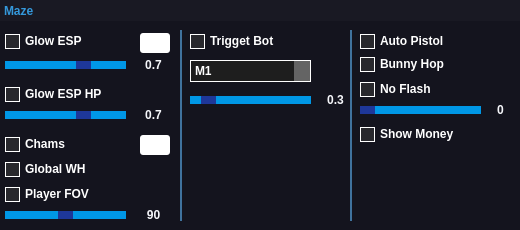
<?xml version="1.0" encoding="UTF-8"?>
<ui version="4.0">
 <class>Form</class>
 <widget class="QWidget" name="Form">
  <property name="geometry">
   <rect>
    <x>0</x>
    <y>0</y>
    <width>520</width>
    <height>230</height>
   </rect>
  </property>
  <property name="windowTitle">
   <string>Maze</string>
  </property>
  <widget class="QLabel" name="label_2">
   <property name="geometry">
    <rect>
     <x>0</x>
     <y>0</y>
     <width>520</width>
     <height>230</height>
    </rect>
   </property>
   <property name="styleSheet">
    <string notr="true">background-color: rgb(20, 20, 30)</string>
   </property>
   <property name="text">
    <string/>
   </property>
  </widget>
  <widget class="QLabel" name="label">
   <property name="geometry">
    <rect>
     <x>0</x>
     <y>0</y>
     <width>520</width>
     <height>21</height>
    </rect>
   </property>
   <property name="styleSheet">
    <string notr="true">background-color: rgb(25, 25, 35);</string>
   </property>
   <property name="text">
    <string>&lt;html&gt;&lt;head/&gt;&lt;body&gt;&lt;p&gt;&lt;br/&gt;&lt;/p&gt;&lt;/body&gt;&lt;/html&gt;</string>
   </property>
  </widget>
  <widget class="QPushButton" name="pushButton">
   <property name="geometry">
    <rect>
     <x>500</x>
     <y>0</y>
     <width>20</width>
     <height>21</height>
    </rect>
   </property>
   <property name="styleSheet">
    <string notr="true">QPushButton
{
  background-color: rgb(25, 25, 35);
  border: none;
  padding-left: 1px;
}

QPushButton:hover
{
  background-color: rgb(28, 28, 32);
}

QPushButton:pressed
{
  background-color: rgb(30, 30, 35);
}</string>
   </property>
   <property name="text">
    <string/>
   </property>
   <property name="icon">
    <iconset>
     <normaloff>resource/exit.png</normaloff>resource/exit.png</iconset>
   </property>
   <property name="iconSize">
    <size>
     <width>17</width>
     <height>17</height>
    </size>
   </property>
  </widget>
  <widget class="QCheckBox" name="checkBox">
   <property name="geometry">
    <rect>
     <x>5</x>
     <y>32</y>
     <width>90</width>
     <height>18</height>
    </rect>
   </property>
   <property name="styleSheet">
    <string notr="true">QCheckBox {
color: white;
spacing: 5px;
font: 75 11pt &quot;Arial&quot;;
font-weight: bold;
}

QCheckBox::indicator {
width: 13px;
height: 13px;
}

QCheckBox::indicator:unchecked {
background-color: rgb(40,40,45);
border: 1px solid white;
}

QCheckBox::indicator:unchecked:hover {
background-color: rgb(45,45,50);
border: 1px solid white;
}

QCheckBox::indicator:checked {
background-color: #0097e6;
border: 1px solid white;
}

QCheckBox::indicator:checked:hover {
background-color: #00a8ff;
border: 1px solid white;
}
</string>
   </property>
   <property name="text">
    <string>Glow ESP</string>
   </property>
  </widget>
  <widget class="QPushButton" name="pushButton_2">
   <property name="geometry">
    <rect>
     <x>140</x>
     <y>33</y>
     <width>30</width>
     <height>20</height>
    </rect>
   </property>
   <property name="styleSheet">
    <string notr="true">QPushButton{
background-color: rgb(255,255,255);
border: none;
border-radius: 3px;
}
</string>
   </property>
   <property name="text">
    <string/>
   </property>
  </widget>
  <widget class="QLabel" name="label_3">
   <property name="geometry">
    <rect>
     <x>138</x>
     <y>57</y>
     <width>31</width>
     <height>16</height>
    </rect>
   </property>
   <property name="styleSheet">
    <string notr="true">font: 75 10pt &quot;Arial&quot;;
font-weight: bold;</string>
   </property>
   <property name="text">
    <string>&lt;html&gt;&lt;head/&gt;&lt;body&gt;&lt;p&gt;&lt;span style=&quot; color:#f5f6fa;&quot;&gt;0.7&lt;/span&gt;&lt;/p&gt;&lt;/body&gt;&lt;/html&gt;</string>
   </property>
   <property name="alignment">
    <set>Qt::AlignCenter</set>
   </property>
  </widget>
  <widget class="QSlider" name="horizontalSlider">
   <property name="geometry">
    <rect>
     <x>5</x>
     <y>55</y>
     <width>121</width>
     <height>20</height>
    </rect>
   </property>
   <property name="styleSheet">
    <string notr="true">QSlider::groove:horizontal {
height: 8px;
background: #0097e6;
}

QSlider::handle:horizontal {
    background: #1e3799;
    width: 15px;
}</string>
   </property>
   <property name="minimum">
    <number>1</number>
   </property>
   <property name="maximum">
    <number>10</number>
   </property>
   <property name="value">
    <number>7</number>
   </property>
   <property name="orientation">
    <enum>Qt::Horizontal</enum>
   </property>
  </widget>
  <widget class="QCheckBox" name="checkBox_2">
   <property name="geometry">
    <rect>
     <x>5</x>
     <y>85</y>
     <width>115</width>
     <height>18</height>
    </rect>
   </property>
   <property name="styleSheet">
    <string notr="true">QCheckBox {
color: white;
spacing: 5px;
font: 75 11pt &quot;Arial&quot;;
font-weight: bold;
}

QCheckBox::indicator {
width: 13px;
height: 13px;
}

QCheckBox::indicator:unchecked {
background-color: rgb(40,40,45);
border: 1px solid white;
}

QCheckBox::indicator:unchecked:hover {
background-color: rgb(45,45,50);
border: 1px solid white;
}

QCheckBox::indicator:checked {
background-color: #0097e6;
border: 1px solid white;
}

QCheckBox::indicator:checked:hover {
background-color: #00a8ff;
border: 1px solid white;
}
</string>
   </property>
   <property name="text">
    <string>Glow ESP HP</string>
   </property>
  </widget>
  <widget class="QSlider" name="horizontalSlider_2">
   <property name="geometry">
    <rect>
     <x>5</x>
     <y>105</y>
     <width>121</width>
     <height>20</height>
    </rect>
   </property>
   <property name="styleSheet">
    <string notr="true">QSlider::groove:horizontal {
height: 8px;
background: #0097e6;
}

QSlider::handle:horizontal {
    background: #1e3799;
    width: 15px;
}</string>
   </property>
   <property name="minimum">
    <number>1</number>
   </property>
   <property name="maximum">
    <number>10</number>
   </property>
   <property name="value">
    <number>7</number>
   </property>
   <property name="orientation">
    <enum>Qt::Horizontal</enum>
   </property>
  </widget>
  <widget class="QLabel" name="label_4">
   <property name="geometry">
    <rect>
     <x>138</x>
     <y>107</y>
     <width>31</width>
     <height>16</height>
    </rect>
   </property>
   <property name="styleSheet">
    <string notr="true">font: 75 10pt &quot;Arial&quot;;
font-weight: bold;</string>
   </property>
   <property name="text">
    <string>&lt;html&gt;&lt;head/&gt;&lt;body&gt;&lt;p&gt;&lt;span style=&quot; color:#f5f6fa;&quot;&gt;0.7&lt;/span&gt;&lt;/p&gt;&lt;/body&gt;&lt;/html&gt;</string>
   </property>
   <property name="alignment">
    <set>Qt::AlignCenter</set>
   </property>
  </widget>
  <widget class="QCheckBox" name="checkBox_3">
   <property name="geometry">
    <rect>
     <x>5</x>
     <y>135</y>
     <width>68</width>
     <height>18</height>
    </rect>
   </property>
   <property name="styleSheet">
    <string notr="true">QCheckBox {
color: white;
spacing: 5px;
font: 75 11pt &quot;Arial&quot;;
font-weight: bold;
}

QCheckBox::indicator {
width: 13px;
height: 13px;
}

QCheckBox::indicator:unchecked {
background-color: rgb(40,40,45);
border: 1px solid white;
}

QCheckBox::indicator:unchecked:hover {
background-color: rgb(45,45,50);
border: 1px solid white;
}

QCheckBox::indicator:checked {
background-color: #0097e6;
border: 1px solid white;
}

QCheckBox::indicator:checked:hover {
background-color: #00a8ff;
border: 1px solid white;
}
</string>
   </property>
   <property name="text">
    <string>Chams</string>
   </property>
  </widget>
  <widget class="QPushButton" name="pushButton_3">
   <property name="geometry">
    <rect>
     <x>140</x>
     <y>135</y>
     <width>30</width>
     <height>20</height>
    </rect>
   </property>
   <property name="styleSheet">
    <string notr="true">QPushButton{
background-color: rgb(255,255,255);
border: none;
border-radius: 3px;
}
</string>
   </property>
   <property name="text">
    <string/>
   </property>
  </widget>
  <widget class="QCheckBox" name="checkBox_4">
   <property name="geometry">
    <rect>
     <x>5</x>
     <y>160</y>
     <width>94</width>
     <height>18</height>
    </rect>
   </property>
   <property name="styleSheet">
    <string notr="true">QCheckBox {
color: white;
spacing: 5px;
font: 75 11pt &quot;Arial&quot;;
font-weight: bold;
}

QCheckBox::indicator {
width: 13px;
height: 13px;
}

QCheckBox::indicator:unchecked {
background-color: rgb(40,40,45);
border: 1px solid white;
}

QCheckBox::indicator:unchecked:hover {
background-color: rgb(45,45,50);
border: 1px solid white;
}

QCheckBox::indicator:checked {
background-color: #0097e6;
border: 1px solid white;
}

QCheckBox::indicator:checked:hover {
background-color: #00a8ff;
border: 1px solid white;
}
</string>
   </property>
   <property name="text">
    <string>Global WH</string>
   </property>
  </widget>
  <widget class="QCheckBox" name="checkBox_5">
   <property name="geometry">
    <rect>
     <x>5</x>
     <y>185</y>
     <width>98</width>
     <height>18</height>
    </rect>
   </property>
   <property name="styleSheet">
    <string notr="true">QCheckBox {
color: white;
spacing: 5px;
font: 75 11pt &quot;Arial&quot;;
font-weight: bold;
}

QCheckBox::indicator {
width: 13px;
height: 13px;
}

QCheckBox::indicator:unchecked {
background-color: rgb(40,40,45);
border: 1px solid white;
}

QCheckBox::indicator:unchecked:hover {
background-color: rgb(45,45,50);
border: 1px solid white;
}

QCheckBox::indicator:checked {
background-color: #0097e6;
border: 1px solid white;
}

QCheckBox::indicator:checked:hover {
background-color: #00a8ff;
border: 1px solid white;
}
</string>
   </property>
   <property name="text">
    <string>Player FOV</string>
   </property>
  </widget>
  <widget class="QSlider" name="horizontalSlider_3">
   <property name="geometry">
    <rect>
     <x>5</x>
     <y>205</y>
     <width>121</width>
     <height>20</height>
    </rect>
   </property>
   <property name="styleSheet">
    <string notr="true">QSlider::groove:horizontal {
height: 8px;
background: #0097e6;
}

QSlider::handle:horizontal {
    background: #1e3799;
    width: 15px;
}</string>
   </property>
   <property name="minimum">
    <number>10</number>
   </property>
   <property name="maximum">
    <number>170</number>
   </property>
   <property name="value">
    <number>90</number>
   </property>
   <property name="orientation">
    <enum>Qt::Horizontal</enum>
   </property>
  </widget>
  <widget class="QLabel" name="label_5">
   <property name="geometry">
    <rect>
     <x>138</x>
     <y>207</y>
     <width>31</width>
     <height>16</height>
    </rect>
   </property>
   <property name="styleSheet">
    <string notr="true">font: 75 10pt &quot;Arial&quot;;
font-weight: bold;</string>
   </property>
   <property name="text">
    <string>&lt;html&gt;&lt;head/&gt;&lt;body&gt;&lt;p&gt;&lt;span style=&quot; color:#f5f6fa;&quot;&gt;90&lt;/span&gt;&lt;/p&gt;&lt;/body&gt;&lt;/html&gt;</string>
   </property>
   <property name="alignment">
    <set>Qt::AlignCenter</set>
   </property>
  </widget>
  <widget class="QLabel" name="label_6">
   <property name="geometry">
    <rect>
     <x>180</x>
     <y>30</y>
     <width>2</width>
     <height>191</height>
    </rect>
   </property>
   <property name="styleSheet">
    <string notr="true">background-color: #40739e;</string>
   </property>
   <property name="text">
    <string/>
   </property>
  </widget>
  <widget class="QCheckBox" name="checkBox_6">
   <property name="geometry">
    <rect>
     <x>190</x>
     <y>32</y>
     <width>100</width>
     <height>18</height>
    </rect>
   </property>
   <property name="styleSheet">
    <string notr="true">QCheckBox {
color: white;
spacing: 5px;
font: 75 11pt &quot;Arial&quot;;
font-weight: bold;
}

QCheckBox::indicator {
width: 13px;
height: 13px;
}

QCheckBox::indicator:unchecked {
background-color: rgb(40,40,45);
border: 1px solid white;
}

QCheckBox::indicator:unchecked:hover {
background-color: rgb(45,45,50);
border: 1px solid white;
}

QCheckBox::indicator:checked {
background-color: #0097e6;
border: 1px solid white;
}

QCheckBox::indicator:checked:hover {
background-color: #00a8ff;
border: 1px solid white;
}
</string>
   </property>
   <property name="text">
    <string>Trigget Bot</string>
   </property>
  </widget>
  <widget class="QComboBox" name="comboBox">
   <property name="geometry">
    <rect>
     <x>190</x>
     <y>60</y>
     <width>121</width>
     <height>22</height>
    </rect>
   </property>
   <property name="styleSheet">
    <string notr="true">QComboBox
{
font: 75 10pt &quot;Arial&quot;;
border: none;
background-color: rgb(30,30,30);
color: white;
font-weight: bold;
border: 1px solid white;
}

QComboBox::drop-down
{
    border: none;
    background-color: rgb(100,100,100);
    font-weight: bold;
}</string>
   </property>
   <item>
    <property name="text">
     <string>M1</string>
    </property>
   </item>
   <item>
    <property name="text">
     <string>M2</string>
    </property>
   </item>
   <item>
    <property name="text">
     <string>M3</string>
    </property>
   </item>
   <item>
    <property name="text">
     <string>M4</string>
    </property>
   </item>
   <item>
    <property name="text">
     <string>M5</string>
    </property>
   </item>
   <item>
    <property name="text">
     <string>M6</string>
    </property>
   </item>
  </widget>
  <widget class="QSlider" name="horizontalSlider_4">
   <property name="geometry">
    <rect>
     <x>190</x>
     <y>90</y>
     <width>121</width>
     <height>20</height>
    </rect>
   </property>
   <property name="styleSheet">
    <string notr="true">QSlider::groove:horizontal {
height: 8px;
background: #0097e6;
}

QSlider::handle:horizontal {
    background: #1e3799;
    width: 15px;
}</string>
   </property>
   <property name="minimum">
    <number>1</number>
   </property>
   <property name="maximum">
    <number>20</number>
   </property>
   <property name="value">
    <number>3</number>
   </property>
   <property name="orientation">
    <enum>Qt::Horizontal</enum>
   </property>
  </widget>
  <widget class="QLabel" name="label_7">
   <property name="geometry">
    <rect>
     <x>320</x>
     <y>92</y>
     <width>31</width>
     <height>16</height>
    </rect>
   </property>
   <property name="styleSheet">
    <string notr="true">font: 75 10pt &quot;Arial&quot;;
font-weight: bold;</string>
   </property>
   <property name="text">
    <string>&lt;html&gt;&lt;head/&gt;&lt;body&gt;&lt;p&gt;&lt;span style=&quot; color:#f5f6fa;&quot;&gt;0.3&lt;/span&gt;&lt;/p&gt;&lt;/body&gt;&lt;/html&gt;</string>
   </property>
   <property name="alignment">
    <set>Qt::AlignCenter</set>
   </property>
  </widget>
  <widget class="QLabel" name="label_8">
   <property name="geometry">
    <rect>
     <x>350</x>
     <y>30</y>
     <width>2</width>
     <height>191</height>
    </rect>
   </property>
   <property name="styleSheet">
    <string notr="true">background-color: #40739e;</string>
   </property>
   <property name="text">
    <string/>
   </property>
  </widget>
  <widget class="QCheckBox" name="checkBox_7">
   <property name="geometry">
    <rect>
     <x>360</x>
     <y>32</y>
     <width>96</width>
     <height>18</height>
    </rect>
   </property>
   <property name="styleSheet">
    <string notr="true">QCheckBox {
color: white;
spacing: 5px;
font: 75 11pt &quot;Arial&quot;;
font-weight: bold;
}

QCheckBox::indicator {
width: 13px;
height: 13px;
}

QCheckBox::indicator:unchecked {
background-color: rgb(40,40,45);
border: 1px solid white;
}

QCheckBox::indicator:unchecked:hover {
background-color: rgb(45,45,50);
border: 1px solid white;
}

QCheckBox::indicator:checked {
background-color: #0097e6;
border: 1px solid white;
}

QCheckBox::indicator:checked:hover {
background-color: #00a8ff;
border: 1px solid white;
}
</string>
   </property>
   <property name="text">
    <string>Auto Pistol</string>
   </property>
  </widget>
  <widget class="QCheckBox" name="checkBox_8">
   <property name="geometry">
    <rect>
     <x>360</x>
     <y>55</y>
     <width>98</width>
     <height>18</height>
    </rect>
   </property>
   <property name="styleSheet">
    <string notr="true">QCheckBox {
color: white;
spacing: 5px;
font: 75 11pt &quot;Arial&quot;;
font-weight: bold;
}

QCheckBox::indicator {
width: 13px;
height: 13px;
}

QCheckBox::indicator:unchecked {
background-color: rgb(40,40,45);
border: 1px solid white;
}

QCheckBox::indicator:unchecked:hover {
background-color: rgb(45,45,50);
border: 1px solid white;
}

QCheckBox::indicator:checked {
background-color: #0097e6;
border: 1px solid white;
}

QCheckBox::indicator:checked:hover {
background-color: #00a8ff;
border: 1px solid white;
}
</string>
   </property>
   <property name="text">
    <string>Bunny Hop</string>
   </property>
  </widget>
  <widget class="QCheckBox" name="checkBox_9">
   <property name="geometry">
    <rect>
     <x>360</x>
     <y>80</y>
     <width>98</width>
     <height>18</height>
    </rect>
   </property>
   <property name="styleSheet">
    <string notr="true">QCheckBox {
color: white;
spacing: 5px;
font: 75 11pt &quot;Arial&quot;;
font-weight: bold;
}

QCheckBox::indicator {
width: 13px;
height: 13px;
}

QCheckBox::indicator:unchecked {
background-color: rgb(40,40,45);
border: 1px solid white;
}

QCheckBox::indicator:unchecked:hover {
background-color: rgb(45,45,50);
border: 1px solid white;
}

QCheckBox::indicator:checked {
background-color: #0097e6;
border: 1px solid white;
}

QCheckBox::indicator:checked:hover {
background-color: #00a8ff;
border: 1px solid white;
}
</string>
   </property>
   <property name="text">
    <string>No Flash</string>
   </property>
  </widget>
  <widget class="QSlider" name="horizontalSlider_5">
   <property name="geometry">
    <rect>
     <x>360</x>
     <y>100</y>
     <width>121</width>
     <height>20</height>
    </rect>
   </property>
   <property name="styleSheet">
    <string notr="true">QSlider::groove:horizontal {
height: 8px;
background: #0097e6;
}

QSlider::handle:horizontal {
    background: #1e3799;
    width: 15px;
}</string>
   </property>
   <property name="minimum">
    <number>0</number>
   </property>
   <property name="maximum">
    <number>255</number>
   </property>
   <property name="value">
    <number>0</number>
   </property>
   <property name="orientation">
    <enum>Qt::Horizontal</enum>
   </property>
  </widget>
  <widget class="QLabel" name="label_9">
   <property name="geometry">
    <rect>
     <x>485</x>
     <y>102</y>
     <width>31</width>
     <height>16</height>
    </rect>
   </property>
   <property name="styleSheet">
    <string notr="true">font: 75 10pt &quot;Arial&quot;;
font-weight: bold;</string>
   </property>
   <property name="text">
    <string>&lt;html&gt;&lt;head/&gt;&lt;body&gt;&lt;p&gt;&lt;span style=&quot; color:#f5f6fa;&quot;&gt;0&lt;/span&gt;&lt;/p&gt;&lt;/body&gt;&lt;/html&gt;</string>
   </property>
   <property name="alignment">
    <set>Qt::AlignCenter</set>
   </property>
  </widget>
  <widget class="QCheckBox" name="checkBox_10">
   <property name="geometry">
    <rect>
     <x>360</x>
     <y>125</y>
     <width>110</width>
     <height>18</height>
    </rect>
   </property>
   <property name="styleSheet">
    <string notr="true">QCheckBox {
color: white;
spacing: 5px;
font: 75 11pt &quot;Arial&quot;;
font-weight: bold;
}

QCheckBox::indicator {
width: 13px;
height: 13px;
}

QCheckBox::indicator:unchecked {
background-color: rgb(40,40,45);
border: 1px solid white;
}

QCheckBox::indicator:unchecked:hover {
background-color: rgb(45,45,50);
border: 1px solid white;
}

QCheckBox::indicator:checked {
background-color: #0097e6;
border: 1px solid white;
}

QCheckBox::indicator:checked:hover {
background-color: #00a8ff;
border: 1px solid white;
}
</string>
   </property>
   <property name="text">
    <string>Show Money</string>
   </property>
  </widget>
  <widget class="QLabel" name="label_10">
   <property name="geometry">
    <rect>
     <x>0</x>
     <y>1</y>
     <width>48</width>
     <height>20</height>
    </rect>
   </property>
   <property name="styleSheet">
    <string notr="true">background-color: rgb(25, 25, 35);

font: 75 12pt &quot;Arial&quot;;
color: #3498db;
padding-left: 1px;</string>
   </property>
   <property name="text">
    <string>&lt;html&gt;&lt;head/&gt;&lt;body&gt;&lt;p&gt;&lt;span style=&quot; font-weight:600;&quot;&gt;Maze&lt;/span&gt;&lt;/p&gt;&lt;/body&gt;&lt;/html&gt;</string>
   </property>
  </widget>
  <zorder>label_2</zorder>
  <zorder>label</zorder>
  <zorder>checkBox</zorder>
  <zorder>pushButton_2</zorder>
  <zorder>label_3</zorder>
  <zorder>horizontalSlider</zorder>
  <zorder>checkBox_2</zorder>
  <zorder>horizontalSlider_2</zorder>
  <zorder>label_4</zorder>
  <zorder>checkBox_3</zorder>
  <zorder>pushButton_3</zorder>
  <zorder>checkBox_4</zorder>
  <zorder>checkBox_5</zorder>
  <zorder>horizontalSlider_3</zorder>
  <zorder>label_5</zorder>
  <zorder>label_6</zorder>
  <zorder>checkBox_6</zorder>
  <zorder>comboBox</zorder>
  <zorder>horizontalSlider_4</zorder>
  <zorder>label_7</zorder>
  <zorder>label_8</zorder>
  <zorder>checkBox_7</zorder>
  <zorder>checkBox_8</zorder>
  <zorder>checkBox_9</zorder>
  <zorder>horizontalSlider_5</zorder>
  <zorder>label_9</zorder>
  <zorder>checkBox_10</zorder>
  <zorder>label_10</zorder>
  <zorder>pushButton</zorder>
 </widget>
 <resources/>
 <connections/>
</ui>
